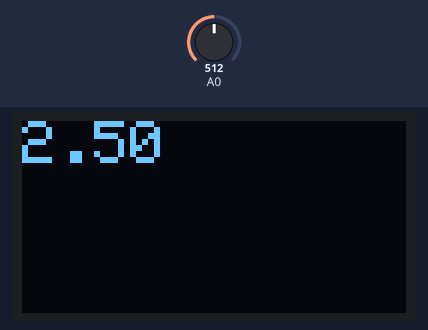
The sketch below on a simulated Arduino Uno, built with avr-gcc and run on an emulated ATmega328P. Shown: 128×64 one-colour display. The inputs (shaded band) are chosen by the test bench; at power-on: A0 = 512. What the sketch prints to the serial monitor is not drawn.

Above: at 1.2 s.
1.3 s: A0 set to 716
At 2.5 s:
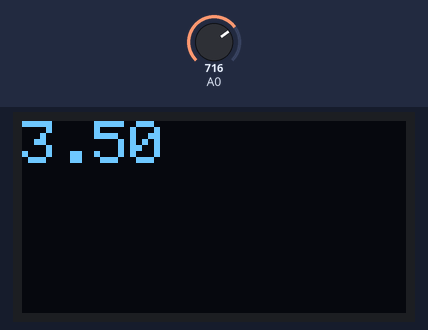
2.8 s: A0 set to 900
At 3.6 s:
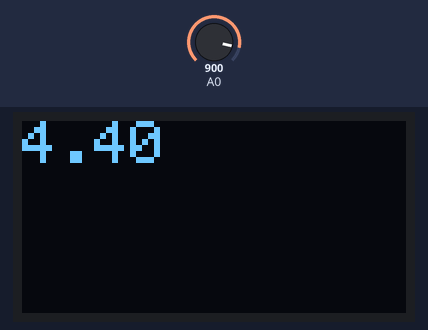
4.3 s: A0 set to 1023
At 5.0 s:
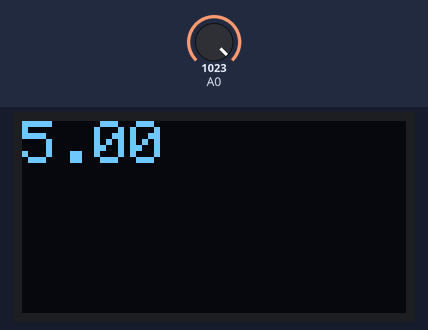
Timing chart, 0 to 7.3 s (numbered marks = the images above; inputs shaded):
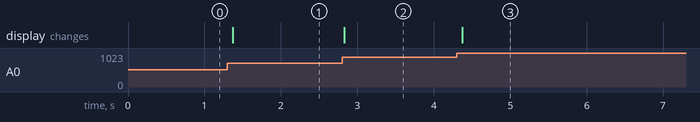

The sketch:

3.4_VOLTAGE.ino
```cpp
#include <Adafruit_GFX.h>
#include <Adafruit_SSD1306.h>
#define OLED_RESET 7
Adafruit_SSD1306 display(OLED_RESET);

String data;

void setup() {
  Serial.begin(9600);
  Serial.println("Initial");
  display.begin(SSD1306_SWITCHCAPVCC, 0x3C);
  display.setTextSize(2);
  display.setTextColor(WHITE);
}

void loop() {
  float sens = analogRead(A0);
  float voltage = sens * 5.0 / 1023.0;
  showData(voltage);

  delay(50);
}

void showData(float data){
    display.clearDisplay();
    display.setCursor(0, 0);
    display.print(data);
    display.display();
  }
```

Measured:
- after the input at 1.3 s, the display: changes after 0.07 s (image 1)
- after the input at 2.8 s, the display: changes at once (image 2)
- after the input at 4.3 s, the display: changes after 0.07 s (image 3)
